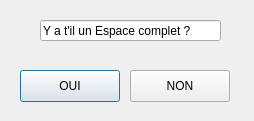
<?xml version="1.0" encoding="UTF-8"?>
<ui version="4.0">
 <class>VueRetirerMeeple</class>
 <widget class="QDialog" name="VueRetirerMeeple">
  <property name="geometry">
   <rect>
    <x>0</x>
    <y>0</y>
    <width>254</width>
    <height>121</height>
   </rect>
  </property>
  <property name="windowTitle">
   <string>Dialog</string>
  </property>
  <widget class="QPushButton" name="oui">
   <property name="geometry">
    <rect>
     <x>20</x>
     <y>70</y>
     <width>100</width>
     <height>32</height>
    </rect>
   </property>
   <property name="text">
    <string>OUI</string>
   </property>
  </widget>
  <widget class="QPushButton" name="non">
   <property name="geometry">
    <rect>
     <x>130</x>
     <y>70</y>
     <width>100</width>
     <height>32</height>
    </rect>
   </property>
   <property name="text">
    <string>NON</string>
   </property>
  </widget>
  <widget class="QLineEdit" name="lineEdit">
   <property name="geometry">
    <rect>
     <x>40</x>
     <y>20</y>
     <width>181</width>
     <height>21</height>
    </rect>
   </property>
   <property name="text">
    <string>Y a t'il un Espace complet ? </string>
   </property>
  </widget>
 </widget>
 <resources/>
 <connections>
  <connection>
   <sender>oui</sender>
   <signal>clicked()</signal>
   <receiver>VueRetirerMeeple</receiver>
   <slot>close()</slot>
   <hints>
    <hint type="sourcelabel">
     <x>69</x>
     <y>85</y>
    </hint>
    <hint type="destinationlabel">
     <x>126</x>
     <y>60</y>
    </hint>
   </hints>
  </connection>
  <connection>
   <sender>non</sender>
   <signal>clicked()</signal>
   <receiver>VueRetirerMeeple</receiver>
   <slot>close()</slot>
   <hints>
    <hint type="sourcelabel">
     <x>189</x>
     <y>115</y>
    </hint>
    <hint type="destinationlabel">
     <x>131</x>
     <y>78</y>
    </hint>
   </hints>
  </connection>
 </connections>
</ui>
